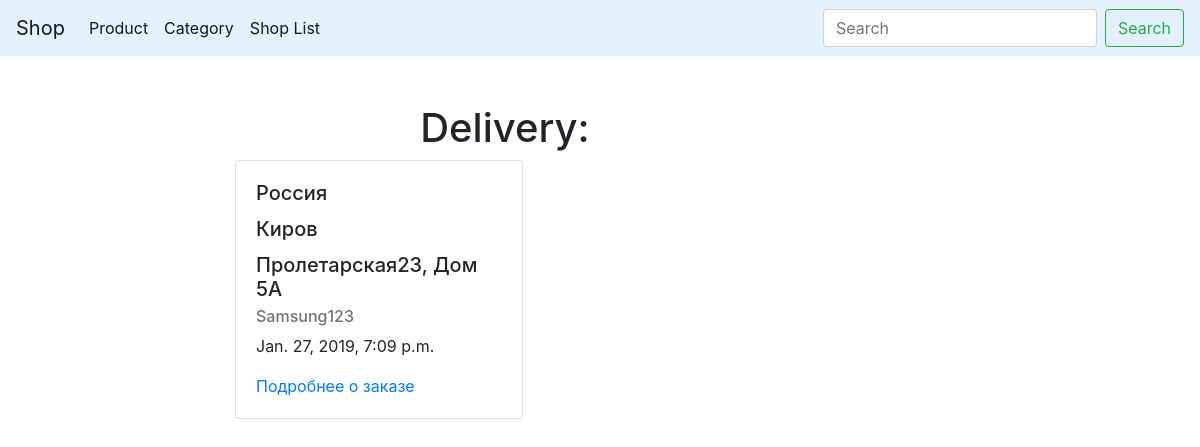
/delivery/, run on an earlier commit of the app's database.
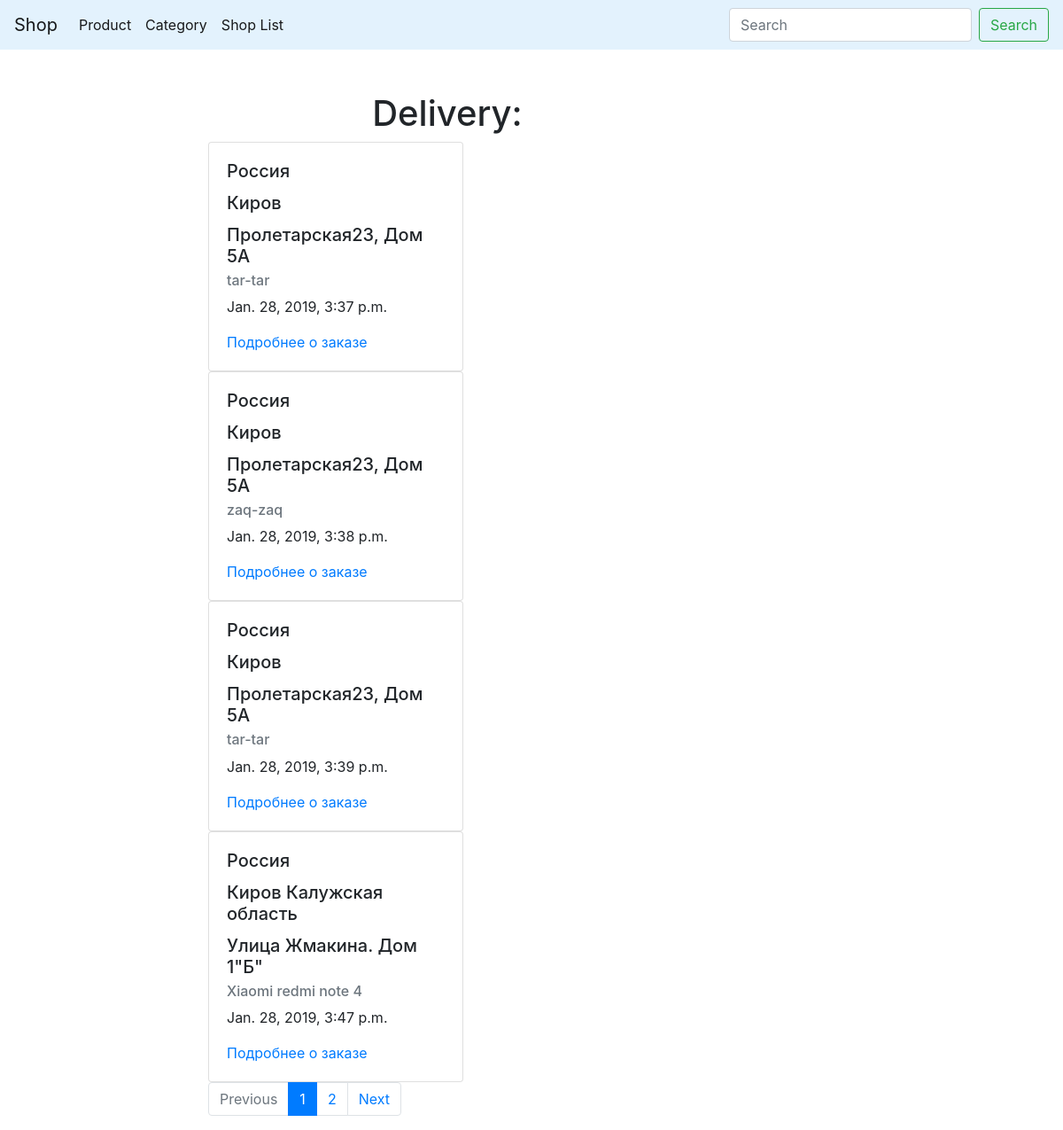
And on a later commit of the database.
### app/models.py (models this page shows, shortened)
class Shop(models.Model):
    slug = models.SlugField(max_length=150, blank=True, unique=True)
    address = models.CharField(max_length=150)
    country = models.CharField(max_length=150)
    city = models.CharField(max_length=150)
    work_time = models.CharField(max_length=100)
    time_delivery = models.IntegerField()

class Product(models.Model):
    prodname = models.CharField(max_length=100, db_index=True)
    slug = models.SlugField(max_length=150, blank=True, unique=True)
    categories = models.ManyToManyField('Category', related_name='products')
    presence = models.BooleanField(default=False)
    description = models.TextField(blank=True)
    price = models.FloatField()
    os_name = models.CharField(max_length=50)
    diagonal = models.FloatField()
    ram = models.IntegerField()
    memory = models.IntegerField()
    videocard = models.CharField(max_length=100)
    relevance = models.DateTimeField(auto_now_add=True)
    class Meta:
        ordering = ['-relevance']

class Delivery(models.Model):
    slug = models.CharField(default=generateUUID, max_length=36, unique=True, editable=False)
    shops = models.ManyToManyField('Shop', related_name='deliveries')
    delivery_product = models.ManyToManyField('Product', related_name='orders')
    delivery_relevance = models.DateTimeField(auto_now_add=True)
    def get_absolute_url(self):
        return reverse('delivery_detail_url', kwargs={'slug': self.slug})
    class Meta:
        ordering = ['delivery_relevance']

### app/views.py (the view)
# urls.py: path('delivery/', delivery_base, name='delivery_base_url'),
def delivery_base(request):
    delivery = Delivery.objects.all()
    paginator = Paginator(delivery, 4)
    page_number = request.GET.get('page', 1)
    page = paginator.get_page(page_number)
    is_paginated = page.has_other_pages()
    if page.has_previous():
        prev_url = '?page={}'.format(page.previous_page_number())
    else:
        prev_url = ''
    if page.has_next():
        next_url = '?page={}'.format(page.next_page_number())
    else:
        next_url = ''
    context = {
        'page_object': page,
        'is_paginated': is_paginated,
        'next_url': next_url,
        'prev_url': prev_url
    }
    return render(request, 'app/delivery_base.html', context=context)

### app/templates/app/delivery_base.html (shortened to what this page needs)
{% extends 'app/base_app.html' %}
{% block content %}
    <h1 class="text-center">Delivery:</h1>
            {% for delivery in page_object.object_list %}
                {% include 'app/includes/delivery_card.html' %}
            {% endfor %}
{% endblock %}

### app/templates/app/includes/delivery_card.html
<div class="card" style="width: 18rem;">
    <div class="card-body">
      <h5 class="card-title">{% for iter in  delivery.shops.all %} {{ iter.country }}{% endfor %}</h5>
      <h5 class="card-title">{% for iter in  delivery.shops.all %} {{ iter.city }}{% endfor %}</h5>
      <h5 class="card-title">{% for iter in  delivery.shops.all %} {{ iter.address }}{% endfor %}</h5>
      <h6 class="card-subtitle mb-2 text-muted">{% for iter in delivery.delivery_product.all %}{{ iter.prodname }}{% endfor %}</h6>
      <p class="card-text">{{ delivery.delivery_relevance }}</p>
      <a href="{{ delivery.get_absolute_url }}" class="card-link">Подробнее о заказе</a>
      </div>
  </div>

What changed in the data, as far as the page shows it:
removed Delivery: delivery_relevance "Jan. 27, 2019, 7:09 p.m.", Shop (country "Россия", city "Киров", address "Пролетарская23, Дом 5А")
no longer on this page (row unchanged): Product: prodname "Samsung123", shown under "Jan. 27, 2019, 7:09 p.m."
added Delivery: delivery_relevance "Jan. 28, 2019, 3:37 p.m.", Shop (country "Россия", city "Киров", address "Пролетарская23, Дом 5А")
now on this page (row unchanged): Product: prodname "tar-tar"
added Delivery: delivery_relevance "Jan. 28, 2019, 3:38 p.m.", Shop (country "Россия", city "Киров", address "Пролетарская23, Дом 5А")
now on this page (row unchanged): Product: prodname "zaq-zaq", shown under "Jan. 28, 2019, 3:38 p.m."
added Delivery: delivery_relevance "Jan. 28, 2019, 3:39 p.m.", Shop (country "Россия", city "Киров", address "Пролетарская23, Дом 5А")
added Delivery: delivery_relevance "Jan. 28, 2019, 3:47 p.m."
added Shop: country "Россия", city "Киров Калужская область", address "Улица Жмакина. Дом 1\"Б\""
added Product: prodname "Xiaomi redmi note 4", shown under "Jan. 28, 2019, 3:47 p.m."
Also different on the page:
text now shown: "Previous Next"
new list line: "1"
new list line: "2"
